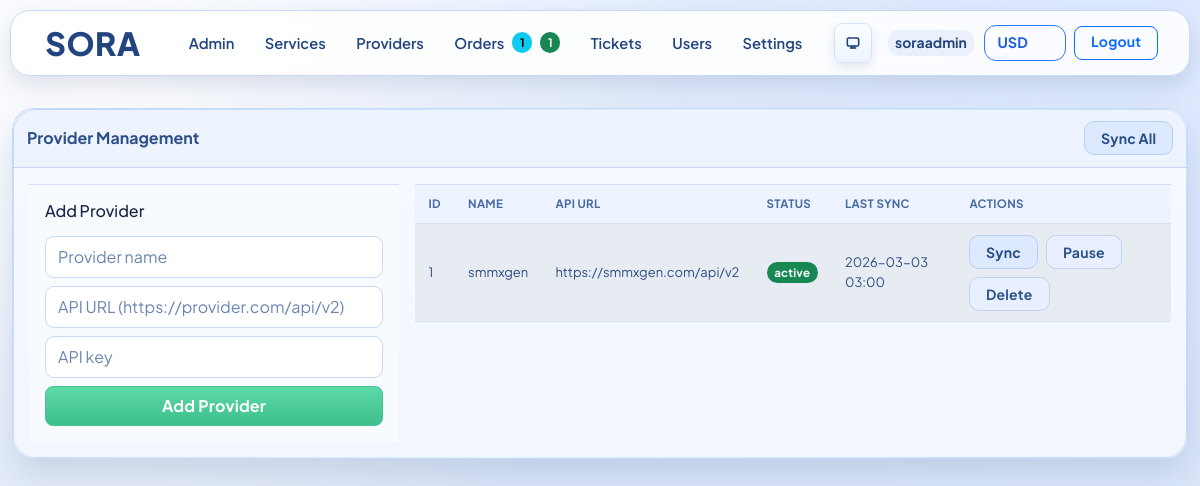
The app's page /admin-panel/providers (signed in) with its own data.
### app/models.py (models this page shows)
class SiteSetting(db.Model):
    id = db.Column(db.Integer, primary_key=True)
    key = db.Column(db.String(80), unique=True, nullable=False)
    value = db.Column(db.Text, nullable=False, default="")

class User(db.Model):
    id = db.Column(db.Integer, primary_key=True)
    username = db.Column(db.String(40), unique=True, nullable=False)
    email = db.Column(db.String(120), unique=True, nullable=False)
    password_hash = db.Column(db.String(255), nullable=False)
    balance = db.Column(db.Float, default=0.0)
    is_admin = db.Column(db.Boolean, default=False)
    is_banned = db.Column(db.Boolean, default=False, nullable=False)
    created_at = db.Column(db.DateTime, default=datetime.utcnow)

class ServiceProvider(db.Model):
    id = db.Column(db.Integer, primary_key=True)
    name = db.Column(db.String(80), unique=True, nullable=False)
    api_url = db.Column(db.String(255), nullable=False)
    api_key = db.Column(db.String(255), nullable=False)
    is_active = db.Column(db.Boolean, default=True, nullable=False)
    last_synced_at = db.Column(db.DateTime, nullable=True)
    created_at = db.Column(db.DateTime, default=datetime.utcnow)
    services = db.relationship("Service", backref="provider", lazy=True)

### app/routes.py (the view, shortened to what this page needs)
    @app.route("/admin/providers", methods=["GET", "POST"])
    @app.route("/admin-panel/providers", methods=["GET", "POST"])
    @login_required
    @admin_required
    def admin_providers():
        provider_q = request.args.get("q", "").strip()
        providers_query = ServiceProvider.query
        providers = providers_query.order_by(ServiceProvider.name.asc()).all()
        return render_template(
            "admin/providers.html",
            title="Manage Providers",
            providers=providers,
            provider_q=provider_q,
        )

### app/routes.py (called while the page is built)
def current_user():
    uid = session.get("user_id")
    if not uid:
        return None
    return User.query.get(uid)

def login_required(view_func):
    @wraps(view_func)
    def wrapper(*args, **kwargs):
        user = current_user()
        if not user:
            flash("Please login first.", "warning")
            return redirect(url_for("login"))
        if user.is_banned:
            session.clear()
            flash("Your account has been banned. Contact support.", "danger")
            return redirect(url_for("login"))
        return view_func(*args, **kwargs)
    return wrapper

def admin_required(view_func):
    @wraps(view_func)
    def wrapper(*args, **kwargs):
        user = current_user()
        if not user or not user.is_admin:
            flash("Admin access required.", "danger")
            return redirect(url_for("dashboard"))
        return view_func(*args, **kwargs)
    return wrapper

### app/templates/admin/providers.html (shortened to what this page needs)
{% extends 'base.html' %}
{% block content %}
<div class="admin-reference-page">
  <div class="admin-reference-shell">
    <form class="admin-reference-toolbar" method="get">
      <strong>Provider Management</strong>
      <div class="ms-auto d-flex gap-2">
        <button
          type="submit"
          formmethod="post"
          formaction="{{ url_for('admin_providers') }}"
          name="action"
          value="sync_all_providers"
          class="btn btn-sm btn-admin-search"
        >Sync All</button>
      </div>
    </form>
    <div class="row g-3 p-3">
      <div class="col-lg-4">
        <div class="admin-hub-panel p-3">
          <h6 class="mb-3">Add Provider</h6>
          <form method="post">
            <input class="form-control mb-2" name="provider_name" placeholder="Provider name" required>
            <input class="form-control mb-2" name="provider_api_url" placeholder="API URL (https://provider.com/api/v2)" required>
            <input class="form-control mb-2" name="provider_api_key" placeholder="API key" required>
            <button class="btn btn-success w-100">Add Provider</button>
          </form>
        </div>
      </div>
      <div class="col-lg-8">
        <div class="admin-hub-panel admin-reference-table table-responsive">
          <table class="table table-striped mb-0">
            <thead>
              <tr>
                <th>ID</th>
                <th>Name</th>
                <th>API URL</th>
                <th>Status</th>
                <th>Last Sync</th>
                <th>Actions</th>
              </tr>
            </thead>
            <tbody>
              {% for provider in providers %}
              <tr>
                <td>{{ provider.id }}</td>
                <td>{{ provider.name }}</td>
                <td>{{ provider.api_url }}</td>
                <td>
                  {% if provider.is_active %}
                  <span class="badge text-bg-success">active</span>
                  {% else %}
                  <span class="badge text-bg-secondary">paused</span>
                  {% endif %}
                </td>
                <td>
                  {% if provider.last_synced_at %}
                  {{ provider.last_synced_at.strftime('%Y-%m-%d %H:%M') }}
                  {% else %}
                  never
                  {% endif %}
                </td>
                <td>
                  <div class="d-flex flex-wrap gap-2">
                    <form method="post">
                      <button class="btn btn-sm btn-admin-search" type="submit">Sync</button>
                    </form>
                    <form method="post">
                      <button class="btn btn-sm btn-user-action" type="submit">{% if provider.is_active %}Pause{% else %}Activate{% endif %}</button>
                    </form>
                    <form method="post" onsubmit="return confirm('Delete provider {{ provider.name }}?');">
                      <button class="btn btn-sm btn-user-action" type="submit">Delete</button>
                    </form>
                  </div>
                </td>
              </tr>
              {% else %}
              <tr><td colspan="6" class="text-center py-4">No providers added yet.</td></tr>
              {% endfor %}
            </tbody>
          </table>
        </div>
      </div>
    </div>
  </div>
</div>
{% endblock %}

### app/templates/base.html (shortened to what this page needs)
<!doctype html>
<html lang="en">
<head>
  <link href="https://cdn.jsdelivr.net/npm/bootstrap@5.3.3/dist/css/bootstrap.min.css" rel="stylesheet">
  <link rel="stylesheet" href="{{ url_for('static', filename='styles.css') }}">
</head>
<body{% if active_user and active_user.is_admin %} class="admin-ui"{% endif %}>
<nav class="navbar navbar-expand-lg navbar-light site-navbar sticky-top">
  <div class="container">
    <a class="navbar-brand fw-bold" href="{{ url_for('dashboard') if active_user else url_for('login') }}">
      {% if site_logo_url %}
      <img class="site-logo-img" src="{{ site_logo_url }}" alt="Website logo">
      {% else %}
      {{ site_name }}
      {% endif %}
    </a>
    <div class="collapse navbar-collapse" id="navMenu">
      {% if active_user %}
      {% if active_user.is_admin %}
      <ul class="navbar-nav me-auto mb-2 mb-lg-0">
          <li class="nav-item"><a class="nav-link" href="{{ url_for('admin_dashboard') }}">Admin</a></li>
          <li class="nav-item"><a class="nav-link" href="{{ url_for('admin_services') }}">Services</a></li>
          <li class="nav-item"><a class="nav-link" href="{{ url_for('admin_providers') }}">Providers</a></li>
          <li class="nav-item">
            <a class="nav-link d-flex align-items-center gap-2" href="{{ url_for('admin_orders') }}">
              <span>Orders</span>
              {% if nav_orders_badge > 0 %}<span class="badge text-bg-info">{{ nav_orders_badge }}</span>{% endif %}
              {% if nav_processing_orders_badge > 0 %}<span class="badge text-bg-success" title="Processing orders">{{ nav_processing_orders_badge }}</span>{% endif %}
            </a>
          </li>
          <li class="nav-item">
            <a class="nav-link d-flex align-items-center gap-2" href="{{ url_for('admin_tickets') }}">
              <span>Tickets</span>
            </a>
          </li>
          <li class="nav-item"><a class="nav-link" href="{{ url_for('admin_users') }}">Users</a></li>
          <li class="nav-item"><a class="nav-link" href="{{ url_for('admin_settings') }}">Settings</a></li>
      </ul>
      {% endif %}
      {% endif %}
      <div class="d-flex align-items-center gap-2 {% if not active_user %}ms-auto{% endif %}">
        <button
          class="btn theme-toggle js-theme-toggle d-none d-lg-inline-flex"
          type="button"
          aria-label="Switch theme"
          title="Theme: System"
        >
          <span class="theme-glyph glyph-system" aria-hidden="true">
            <svg viewBox="0 0 24 24" fill="none">
              <rect x="3.5" y="4.5" width="17" height="12" rx="2"></rect>
              <path d="M8 19.5h8"></path>
              <path d="M10 16.5v3"></path>
              <path d="M14 16.5v3"></path>
            </svg>
          </span>
        </button>
        {% if active_user %}
        <div class="nav-user small ms-2">
          <a class="nav-user-link" href="{{ url_for('account') }}">{{ active_user.username }}</a>
        </div>
        <form class="currency-switcher" method="post" action="{{ url_for('set_currency') }}">
          <select class="currency-select" name="currency" onchange="this.form.submit()" aria-label="Change currency">
            {% for currency in currency_options %}
            <option value="{{ currency.code }}" {% if currency_code == currency.code %}selected{% endif %}>{{ currency.code }}</option>
            {% endfor %}
          </select>
        </form>
        <a class="btn btn-outline-primary btn-sm" href="{{ url_for('logout') }}">Logout</a>
        {% endif %}
      </div>
    </div>
  </div>
</nav>
<main class="container py-4">
  {% block content %}{% endblock %}
</main>
</body>
</html>

### records on screen
SiteSetting: value "SORA"
User: username "soraadmin"
ServiceProvider: id "1", name "smmxgen", api_url "https://smmxgen.com/api/v2", is_active "active", last_synced_at "2026-03-03 03:00"

### other values on screen
{{ nav_orders_badge }} "1"
{{ nav_processing_orders_badge }} "1"
form field currency "USD"
